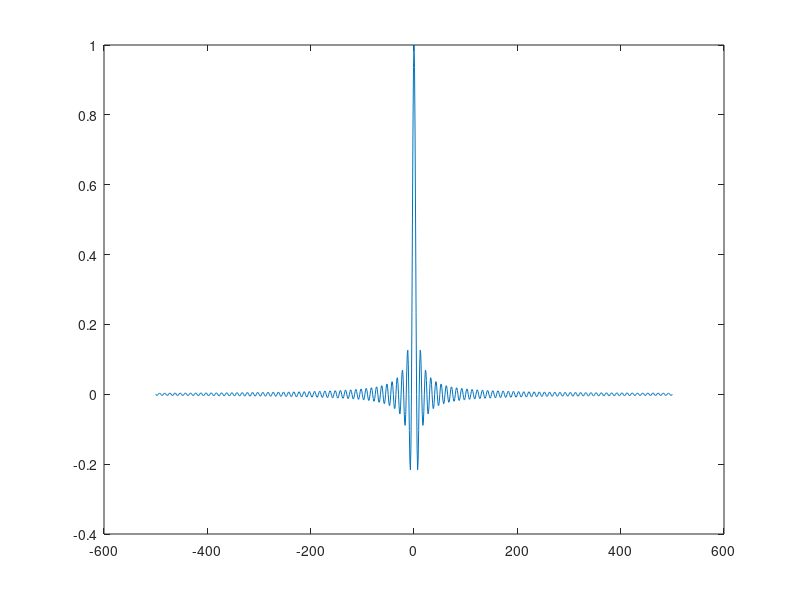

Here is the MATLAB script that generated this plot: (Note: this script raises an error after producing the figure.)
%a
T=100;
N=1001;
N1=500;
Ts=T/N1;
y=zeros(1,N);
for n=-N1:1:N1;
y(n+N1+1)= sinc(n*Ts);
end
n=-N1:1:N1;
plot(n,y);
xlable('n');

Tw=T/2;
y2=zeros(1,N);
for n=-N1:1:N1;
if abs(n)<=N1/4;
y2(n+N1+1)= (1+cos(2*pi*abs(Ts*n)/Tw))/2;
else
y2(n+N1+1)=0;
end
end
n=-N1:1:N1;
plot(n,y2);
xlabel('n');
ylabel('w[n]');

%b 
y3=zeros(1,N);
for i=1:1:N;
y3(i)=y(i)*y2(i);
end
plot(n,y3)
xlabel('n');
ylabel('y[n]');

%c
A=fft(y3);
A=fftshift(A);
plot(n,abs(A));
xlabel('n');
ylabel('Magnitude of the DFT of y');
title('Magnitude Response of the DFT of y');
